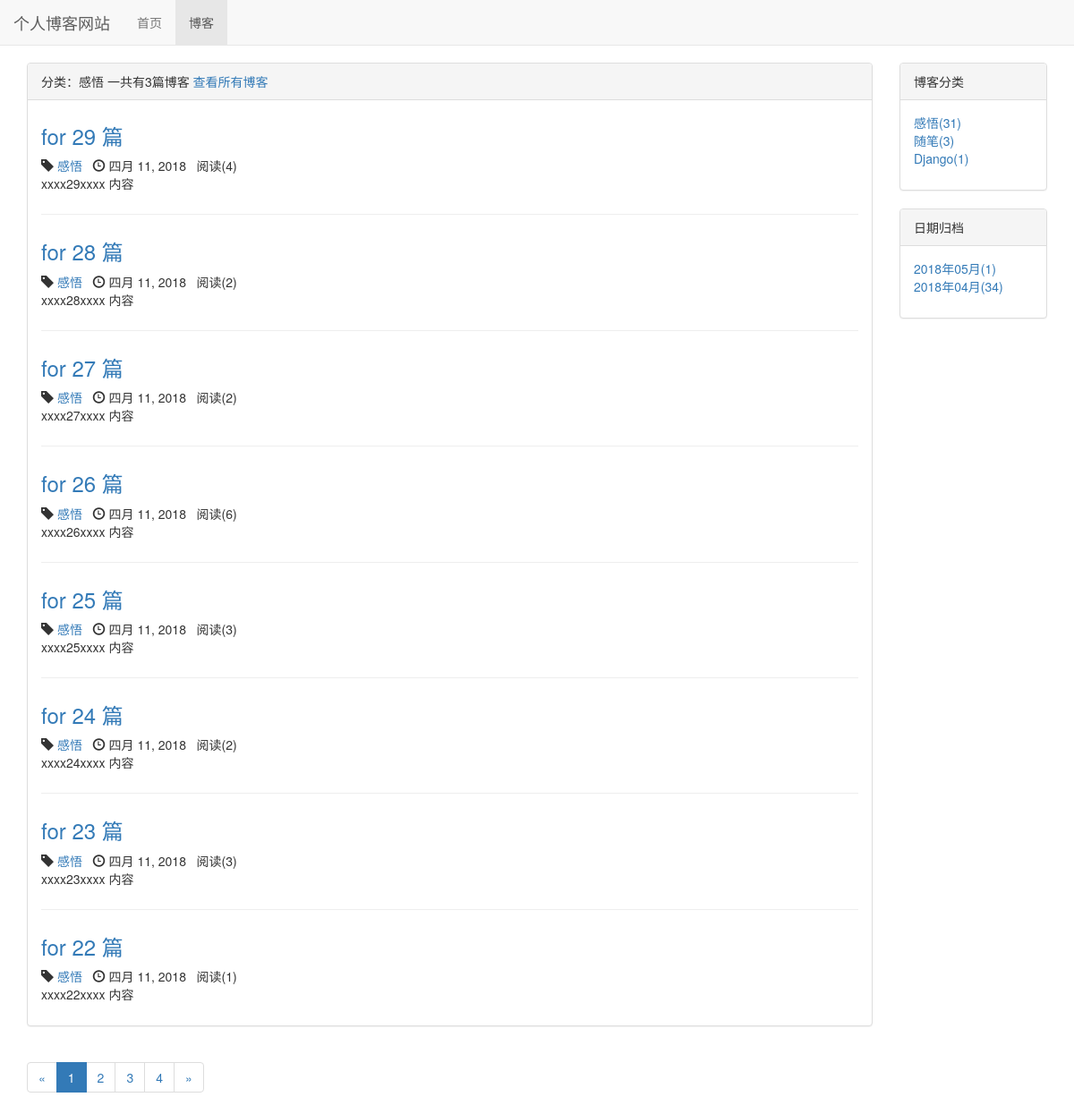
The app's page /blog/type/1, older data.
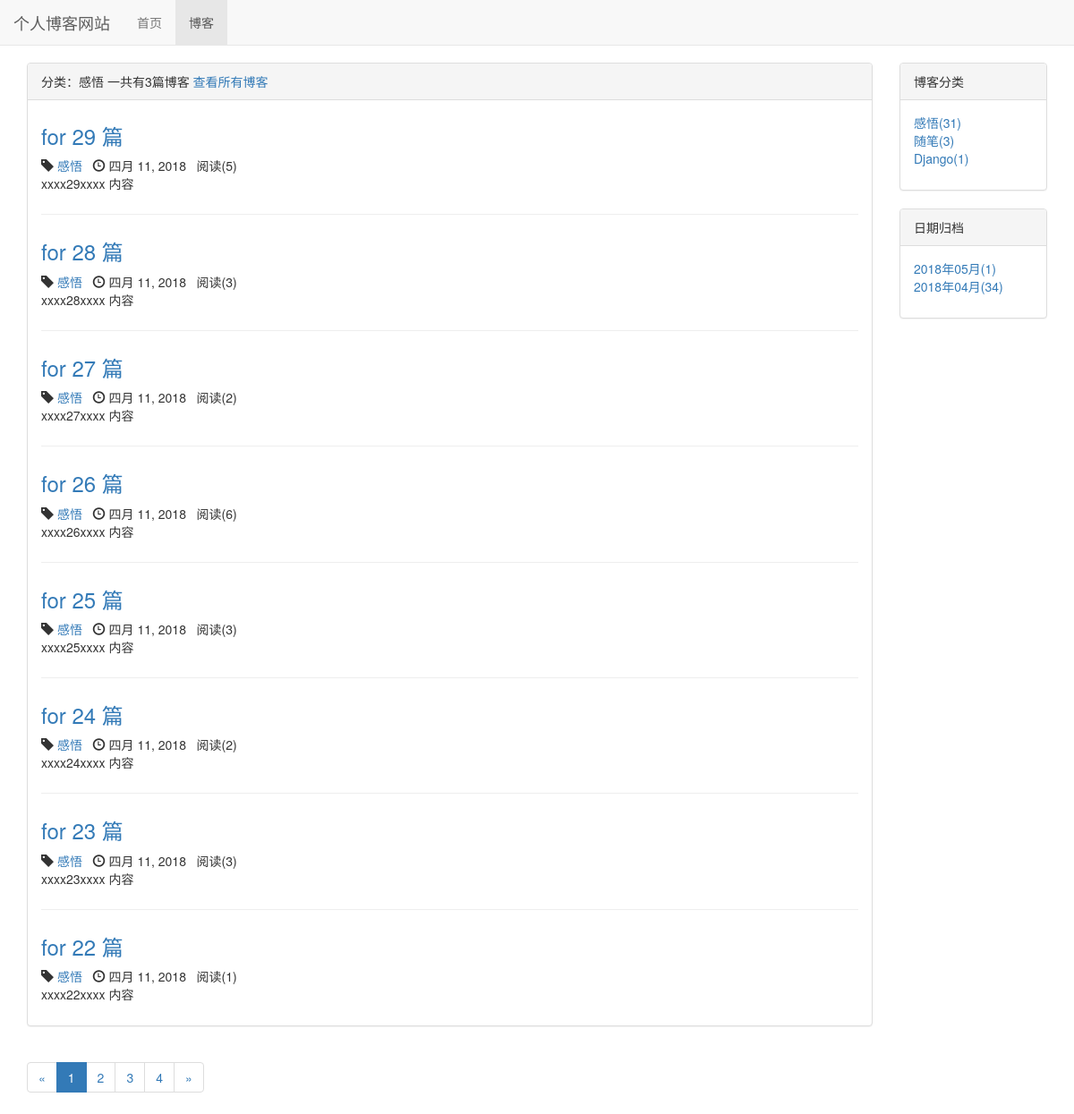
The same page, newer data.
### blog/models.py (models this page shows, shortened)
class Blog(models.Model, ReadNumExpandMethod):
	title = models.CharField(max_length=50)
	content = RichTextUploadingField()
	author = models.ForeignKey(User, on_delete=models.DO_NOTHING)
	blog_type = models.ForeignKey(BlogType, on_delete=models.DO_NOTHING)
	created_time = models.DateTimeField(auto_now_add=True)
	last_update_time = models.DateTimeField(auto_now=True)
	read_details = GenericRelation(ReadDetail)
	class Meta:
		ordering = ['-created_time']

class BlogType(models.Model):
	type_name = models.CharField(max_length=50)

### read_statistics/models.py (models this page shows)
class ReadNum(models.Model):
	read_num = models.IntegerField(default=0)
	content_type = models.ForeignKey(ContentType, on_delete=models.DO_NOTHING)
	object_id = models.PositiveIntegerField()
	content_object = GenericForeignKey('content_type', 'object_id')

### blog/views.py (the view)
# urls.py: path('type/<int:blog_type_pk>', views.blogs_with_type, name='blogs_with_type'),
def blogs_with_type(request, blog_type_pk):
	blog_type = get_object_or_404(BlogType, pk=blog_type_pk)
	blogs_all = Blog.objects.filter(blog_type=blog_type)
	context = blogs_common_data(request, blogs_all)
	context['blog_type'] = blog_type
	return render(request, 'blog/blogs_with_type.html', context)

### read_statistics/models.py (called while the page is built)
	def get_read_num(self):
		try:
			ct = ContentType.objects.get_for_model(self)
			readnum = ReadNum.objects.get(content_type=ct, object_id=self.pk)
			return readnum.read_num
		except exceptions.ObjectDoesNotExist:
			return 0

### blog/templates/blog/blogs_with_type.html (shortened to what this page needs)
{% extends 'blog/blog_list.html' %}
{% block blog_list_title %}
    分类：{{ blog_type.type_name }} 一共有{{ blog_types|length }}篇博客
    <a href="{% url 'blog_list' %}">查看所有博客</a>
{% endblock blog_list_title %}

### blog/templates/blog/blog_list.html (shortened to what the changed rows need)
{% extends 'base.html' %}
{% load staticfiles %}
{% block header_extends %}
    <link rel="stylesheet" href="{% static 'blog/css/blog.css' %}">
{% endblock header_extends %}
{% block content %}
    <div class="container">
        <div class="row">
            <div class="col-xs-12 col-sm-10 col-md-10 col-lg-10">
                <div class="panel panel-default">
                    <div class="panel-body">
                        {% for blog in page_of_blogs.object_list %}
                            <div class="blog">
                                <a href="{% url 'blog_detail' blog.pk %}">
                                    <h3>{{ blog.title }}</h3>
                                </a>
                                <p class="blog-info">
                                    <span class="glyphicon glyphicon-tag"></span> <a
                                        href="{% url 'blogs_with_type' blog.blog_type.pk %}">{{ blog.blog_type.type_name }}</a>&nbsp;&nbsp;
                                    <span class="glyphicon glyphicon-time"></span> {{ blog.created_time|date }}&nbsp;&nbsp;
                                    阅读({{ blog.get_read_num }})
                                </p>
                                <p>{{ blog.content|safe|striptags|truncatechars:120 }}</p>
                            </div>
                        {% empty %}
                            <div class="blog">
                                <h3>--暂无博客，敬请期待--</h3>
                            </div>
                        {% endfor %}
                    </div>
                </div>
            </div>
        </div>
    </div>
{% endblock content %}

Row changes from the older to the newer data that the page shows:
changed through a linked row, Blog "for 29 篇": get_read_num "4" → "5"
changed through a linked row, Blog "for 28 篇": get_read_num "2" → "3"
